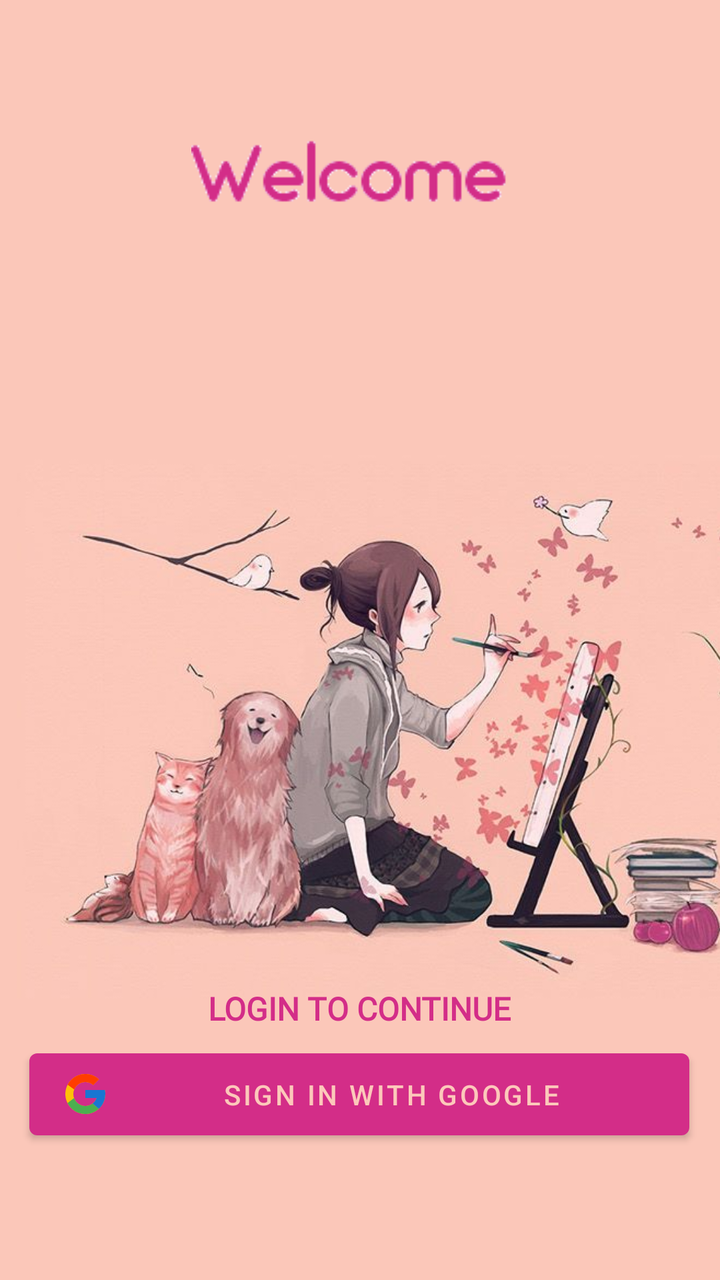
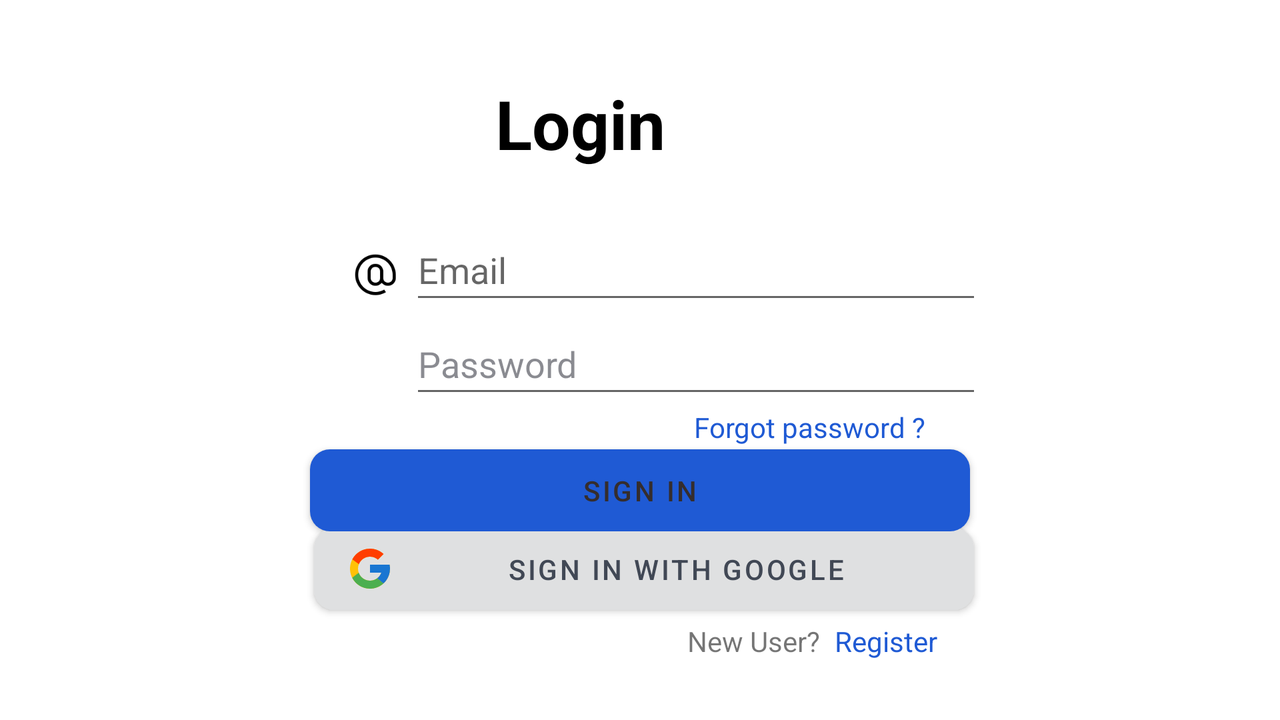

An Android layout and its configuration variant, each rendered on a device that would load it. The default file and the variant file are quoted in full after the pictures.
<!-- AndroidManifest.xml: application theme Theme.MyApplication -->
<!-- res/layout/activity_main.xml -->
<?xml version="1.0" encoding="utf-8"?>
<androidx.constraintlayout.widget.ConstraintLayout xmlns:android="http://schemas.android.com/apk/res/android"
    xmlns:app="http://schemas.android.com/apk/res-auto"
    xmlns:tools="http://schemas.android.com/tools"
    android:layout_width="match_parent"
    android:layout_height="match_parent"
    android:background="#FBC7B9"
    android:visibility="visible"
    tools:context=".MainActivity"
    tools:ignore="ExtraText">

    <![CDATA[
        app:cornerRadius="10dp"
        app:layout_constraintBottom_toBottomOf="parent"
        app:layout_constraintEnd_toEndOf="parent"
        app:layout_constraintHorizontal_bias="0.506"
        app:layout_constraintStart_toStartOf="parent"
        app:layout_constraintTop_toBottomOf="@+id/editTextTextPassword"
        app:layout_constraintVertical_bias="0.523" />
























    ]]>

    <ImageView
        android:id="@+id/imageView"
        android:layout_width="410dp"
        android:layout_height="730dp"
        android:scaleType="centerCrop"
        app:layout_constraintBottom_toBottomOf="parent"
        app:layout_constraintEnd_toEndOf="parent"
        app:layout_constraintHorizontal_bias="0.0"
        app:layout_constraintStart_toStartOf="parent"
        app:layout_constraintTop_toTopOf="parent"
        app:layout_constraintVertical_bias="0.0"
        app:srcCompat="@drawable/_122440" />

    <TextView
        android:id="@+id/textView2"
        android:layout_width="226dp"
        android:layout_height="33dp"
        android:fontFamily="@font/coiny"
        android:gravity="center"
        android:text="LOGIN TO CONTINUE"
        android:textColor="#D32D88"
        android:textSize="16sp"
        android:textStyle="bold"
        app:layout_constraintBottom_toTopOf="@+id/glogin"
        app:layout_constraintEnd_toEndOf="parent"
        app:layout_constraintHorizontal_bias="0.497"
        app:layout_constraintStart_toStartOf="parent"
        app:layout_constraintTop_toTopOf="@+id/guideline7"
        app:layout_constraintVertical_bias="1.0" />

    <Button
        android:id="@+id/glogin"
        android:layout_width="330dp"
        android:layout_height="53dp"
        android:drawableLeft="@drawable/ic_icons8_google"
        android:text="@string/sign_in_with_google"
        android:textAlignment="center"
        android:textColor="#FCC8BA"
        app:backgroundTint="#D32D88"
        app:layout_constraintBottom_toBottomOf="parent"
        app:layout_constraintEnd_toEndOf="parent"
        app:layout_constraintHorizontal_bias="0.493"
        app:layout_constraintStart_toStartOf="parent"
        app:layout_constraintTop_toTopOf="@+id/guideline7"
        app:layout_constraintVertical_bias="0.53" />

    <androidx.constraintlayout.widget.Guideline
        android:id="@+id/guideline7"
        android:layout_width="wrap_content"
        android:layout_height="wrap_content"
        android:orientation="horizontal"
        app:layout_constraintGuide_percent="0.6963064" />

    <ImageView
        android:id="@+id/imageView7"
        android:layout_width="wrap_content"
        android:layout_height="wrap_content"
        app:layout_constraintBottom_toTopOf="@+id/guideline16"
        app:layout_constraintEnd_toEndOf="parent"
        app:layout_constraintStart_toStartOf="parent"
        app:layout_constraintTop_toTopOf="parent"
        app:layout_constraintVertical_bias="0.596"
        app:srcCompat="@drawable/welcom" />

    <androidx.constraintlayout.widget.Guideline
        android:id="@+id/guideline16"
        android:layout_width="wrap_content"
        android:layout_height="wrap_content"
        android:orientation="horizontal"
        app:layout_constraintGuide_percent="0.26" />

</androidx.constraintlayout.widget.ConstraintLayout>
<!-- resources referenced by this layout -->
<resources>
  <!-- drawable _122440: jpg bitmap (drawable, 53559 bytes) -->
  <!-- drawable ic_icons8_google (drawable) -->
  <vector android:height="24dp" android:viewportHeight="480"
      android:viewportWidth="480" android:width="24dp" xmlns:android="http://schemas.android.com/apk/res/android">
      <path android:fillColor="#FFC107" android:fillType="nonZero"
          android:pathData="M436.109,200.828L420,200.828L420,200L240,200L240,280L353.031,280C336.539,326.57 292.23,360 240,360C173.73,360 120,306.27 120,240C120,173.73 173.73,120 240,120C270.59,120 298.422,131.539 319.609,150.391L376.18,93.82C340.461,60.531 292.68,40 240,40C129.551,40 40,129.551 40,240C40,350.449 129.551,440 240,440C350.449,440 440,350.449 440,240C440,226.59 438.621,213.5 436.109,200.828ZM436.109,200.828" android:strokeColor="#00000000"/>
      <path android:fillColor="#FF3D00" android:fillType="nonZero"
          android:pathData="M63.059,146.91L128.77,195.102C146.551,151.078 189.609,120 240,120C270.59,120 298.422,131.539 319.609,150.391L376.18,93.82C340.461,60.531 292.68,40 240,40C163.18,40 96.559,83.371 63.059,146.91ZM63.059,146.91" android:strokeColor="#00000000"/>
      <path android:fillColor="#4CAF50" android:fillType="nonZero"
          android:pathData="M240,440C291.66,440 338.602,420.23 374.09,388.078L312.191,335.699C292.109,350.91 267.148,360 240,360C187.98,360 143.809,326.828 127.172,280.539L61.949,330.789C95.051,395.559 162.27,440 240,440ZM240,440" android:strokeColor="#00000000"/>
      <path android:fillColor="#1976D2" android:fillType="nonZero"
          android:pathData="M436.109,200.828L420,200.828L420,200L240,200L240,280L353.031,280C345.109,302.371 330.719,321.66 312.16,335.711C312.172,335.699 312.18,335.699 312.191,335.691L374.09,388.07C369.711,392.051 440,340 440,240C440,226.59 438.621,213.5 436.109,200.828ZM436.109,200.828" android:strokeColor="#00000000"/>
  </vector>
  <!-- drawable welcom: png bitmap (drawable-v24, 790 bytes) -->
  <string name="sign_in_with_google">Sign in with Google</string>
  <style name="Theme.MyApplication" parent="Theme.MaterialComponents.DayNight.DarkActionBar">
          
          <item name="colorPrimary">#3F51B5</item>
          <item name="colorPrimaryVariant">#D32D88</item>
          <item name="colorOnPrimary">#352D2D</item>
          
          <item name="colorSecondary">#252727</item>
          <item name="colorSecondaryVariant">@color/purple_200</item>
          <item name="colorOnSecondary">@color/teal_200</item>
          
          <item name="android:statusBarColor" tools:targetApi="l">?attr/colorPrimaryVariant</item>
          
      </style>
</resources>
<!-- res/layout-land/activity_main.xml (the repository's variant of the layout above) -->
<!-- drawn on the phone turned sideways -->
<?xml version="1.0" encoding="utf-8"?>
<androidx.constraintlayout.widget.ConstraintLayout xmlns:android="http://schemas.android.com/apk/res/android"
    xmlns:app="http://schemas.android.com/apk/res-auto"
    xmlns:tools="http://schemas.android.com/tools"
    android:layout_width="match_parent"
    android:layout_height="match_parent"
    android:visibility="visible"
    tools:context=".MainActivity">

    <Button
        android:id="@+id/glogin"
        android:layout_width="330dp"
        android:layout_height="53dp"
        android:drawableLeft="@drawable/ic_icons8_google"
        android:gravity="start|center_vertical"
        android:text="@string/sign_in_with_google"
        android:textAlignment="center"
        android:textColor="#414855"
        app:backgroundTint="#DFE0E1"
        app:cornerRadius="10dp"
        app:layout_constraintBottom_toBottomOf="parent"
        app:layout_constraintEnd_toEndOf="parent"
        app:layout_constraintHorizontal_bias="0.506"
        app:layout_constraintStart_toStartOf="parent"
        app:layout_constraintTop_toBottomOf="@+id/editTextTextPassword"
        app:layout_constraintVertical_bias="0.523" />

    <EditText
        android:id="@+id/editTextTextPassword"
        android:layout_width="286dp"
        android:layout_height="47dp"
        android:ems="10"
        android:hint="@string/password"
        android:importantForAutofill="no"
        android:inputType="textPassword"
        android:minHeight="48dp"
        android:textColorHint="#8620232E"
        app:layout_constraintBottom_toBottomOf="parent"
        app:layout_constraintEnd_toEndOf="parent"
        app:layout_constraintHorizontal_bias="0.579"
        app:layout_constraintStart_toStartOf="parent"
        app:layout_constraintTop_toTopOf="parent"
        app:layout_constraintVertical_bias="0.502" />

    <EditText
        android:id="@+id/editTextTextEmailAddress"
        android:layout_width="286dp"
        android:layout_height="47dp"
        android:cursorVisible="true"
        android:ems="10"
        android:hint="@string/email"
        android:importantForAutofill="no"
        android:inputType="textEmailAddress"
        android:minHeight="48dp"
        android:shadowColor="#192C9C"
        android:textColor="#020202"
        android:textColorLink="#BA2828"
        app:layout_constraintBottom_toTopOf="@+id/editTextTextPassword"
        app:layout_constraintEnd_toEndOf="parent"
        app:layout_constraintHorizontal_bias="0.579"
        app:layout_constraintStart_toStartOf="parent"
        app:layout_constraintTop_toTopOf="parent"
        app:layout_constraintVertical_bias="1.0" />

    <TextView
        android:id="@+id/textView3"
        android:layout_width="wrap_content"
        android:layout_height="wrap_content"
        android:text="@string/forgot_password"
        android:textColor="#1F5AD4"
        app:layout_constraintBottom_toTopOf="@+id/button"
        app:layout_constraintEnd_toEndOf="parent"
        app:layout_constraintHorizontal_bias="0.662"
        app:layout_constraintStart_toStartOf="parent"
        app:layout_constraintTop_toBottomOf="@+id/editTextTextPassword"
        app:layout_constraintVertical_bias="0.0" />

    <LinearLayout
        android:layout_width="49dp"
        android:layout_height="93dp"
        android:orientation="vertical"
        app:layout_constraintBottom_toBottomOf="parent"
        app:layout_constraintEnd_toStartOf="@+id/editTextTextEmailAddress"
        app:layout_constraintHorizontal_bias="1.0"
        app:layout_constraintStart_toStartOf="parent"
        app:layout_constraintTop_toTopOf="parent"
        app:layout_constraintVertical_bias="0.43">

        <ImageView
            android:id="@+id/imageView3"
            android:layout_width="25dp"
            android:layout_height="25dp"
            android:layout_marginStart="20dp"
            android:layout_marginTop="11dp"
            android:contentDescription="@string/todo"
            android:visibility="visible"
            app:srcCompat="@drawable/icons86" />

        <ImageView
            android:id="@+id/imageView4"
            android:layout_width="25dp"
            android:layout_height="25dp"
            android:layout_marginStart="20dp"
            android:layout_marginTop="20dp"
            android:contentDescription="@string/todo"
            app:srcCompat="@drawable/ic_baseline_lock_24"
            tools:ignore="VectorDrawableCompat" />
    </LinearLayout>

    <Button
        android:id="@+id/button"
        android:layout_width="330dp"
        android:layout_height="53dp"
        android:text="@string/sign_in"
        app:backgroundTint="#1F5AD4"
        app:cornerRadius="10dp"
        app:layout_constraintBottom_toBottomOf="parent"
        app:layout_constraintEnd_toEndOf="parent"
        app:layout_constraintStart_toStartOf="parent"
        app:layout_constraintTop_toBottomOf="@+id/editTextTextPassword"
        app:layout_constraintVertical_bias="0.144" />

    <TextView
        android:id="@+id/textView5"
        android:layout_width="wrap_content"
        android:layout_height="wrap_content"
        android:text="@string/new_user"
        app:layout_constraintBottom_toBottomOf="parent"
        app:layout_constraintEnd_toStartOf="@+id/registering"
        app:layout_constraintHorizontal_bias="1.0"
        app:layout_constraintStart_toStartOf="parent"
        app:layout_constraintTop_toBottomOf="@+id/glogin"
        app:layout_constraintVertical_bias="0.0" />

    <TextView
        android:id="@+id/registering"
        android:layout_width="66dp"
        android:layout_height="19dp"
        android:gravity="center"
        android:text="@string/register"
        android:textColor="#1F5AD4"
        app:layout_constraintBottom_toBottomOf="parent"
        app:layout_constraintEnd_toEndOf="parent"
        app:layout_constraintHorizontal_bias="0.714"
        app:layout_constraintStart_toStartOf="parent"
        app:layout_constraintTop_toBottomOf="@+id/glogin"
        app:layout_constraintVertical_bias="0.0" />

    <LinearLayout
        android:layout_width="241dp"
        android:layout_height="96dp"
        android:gravity="center"
        android:orientation="horizontal"
        android:visibility="visible"
        app:layout_constraintBottom_toTopOf="@+id/editTextTextEmailAddress"
        app:layout_constraintEnd_toEndOf="parent"
        app:layout_constraintHorizontal_bias="0.425"
        app:layout_constraintStart_toStartOf="parent"
        app:layout_constraintTop_toTopOf="parent"
        app:layout_constraintVertical_bias="1.0">

        <TextView
            android:id="@+id/textView"
            android:layout_width="212dp"
            android:layout_height="87dp"
            android:fontFamily="sans-serif"
            android:gravity="center"
            android:text="@string/sign2_in"
            android:textColor="#000000"
            android:textSize="34sp"
            android:textStyle="bold"
            android:visibility="visible" />
    </LinearLayout>

</androidx.constraintlayout.widget.ConstraintLayout>
<!-- resources referenced by the variant -->
<!-- as the phone turned sideways resolves them -->
<resources>
  <!-- drawable ic_icons8_google (drawable) -->
  <vector android:height="24dp" android:viewportHeight="480"
      android:viewportWidth="480" android:width="24dp" xmlns:android="http://schemas.android.com/apk/res/android">
      <path android:fillColor="#FFC107" android:fillType="nonZero"
          android:pathData="M436.109,200.828L420,200.828L420,200L240,200L240,280L353.031,280C336.539,326.57 292.23,360 240,360C173.73,360 120,306.27 120,240C120,173.73 173.73,120 240,120C270.59,120 298.422,131.539 319.609,150.391L376.18,93.82C340.461,60.531 292.68,40 240,40C129.551,40 40,129.551 40,240C40,350.449 129.551,440 240,440C350.449,440 440,350.449 440,240C440,226.59 438.621,213.5 436.109,200.828ZM436.109,200.828" android:strokeColor="#00000000"/>
      <path android:fillColor="#FF3D00" android:fillType="nonZero"
          android:pathData="M63.059,146.91L128.77,195.102C146.551,151.078 189.609,120 240,120C270.59,120 298.422,131.539 319.609,150.391L376.18,93.82C340.461,60.531 292.68,40 240,40C163.18,40 96.559,83.371 63.059,146.91ZM63.059,146.91" android:strokeColor="#00000000"/>
      <path android:fillColor="#4CAF50" android:fillType="nonZero"
          android:pathData="M240,440C291.66,440 338.602,420.23 374.09,388.078L312.191,335.699C292.109,350.91 267.148,360 240,360C187.98,360 143.809,326.828 127.172,280.539L61.949,330.789C95.051,395.559 162.27,440 240,440ZM240,440" android:strokeColor="#00000000"/>
      <path android:fillColor="#1976D2" android:fillType="nonZero"
          android:pathData="M436.109,200.828L420,200.828L420,200L240,200L240,280L353.031,280C345.109,302.371 330.719,321.66 312.16,335.711C312.172,335.699 312.18,335.699 312.191,335.691L374.09,388.07C369.711,392.051 440,340 440,240C440,226.59 438.621,213.5 436.109,200.828ZM436.109,200.828" android:strokeColor="#00000000"/>
  </vector>
  <!-- drawable icons86: png bitmap (drawable-v24, 2071 bytes) -->
  <string name="email">Email</string>
  <string name="forgot_password">Forgot password ?</string>
  <string name="new_user">New User?</string>
  <string name="password">Password</string>
  <string name="register">Register</string>
  <string name="sign2_in">Login</string>
  <string name="sign_in">SIGN IN</string>
  <string name="sign_in_with_google">Sign in with Google</string>
  <string name="todo">TODO</string>
  <style name="Theme.MyApplication" parent="Theme.MaterialComponents.DayNight.DarkActionBar">
          
          <item name="colorPrimary">#3F51B5</item>
          <item name="colorPrimaryVariant">#D32D88</item>
          <item name="colorOnPrimary">#352D2D</item>
          
          <item name="colorSecondary">#252727</item>
          <item name="colorSecondaryVariant">@color/purple_200</item>
          <item name="colorOnSecondary">@color/teal_200</item>
          
          <item name="android:statusBarColor" tools:targetApi="l">?attr/colorPrimaryVariant</item>
          
      </style>
</resources>
